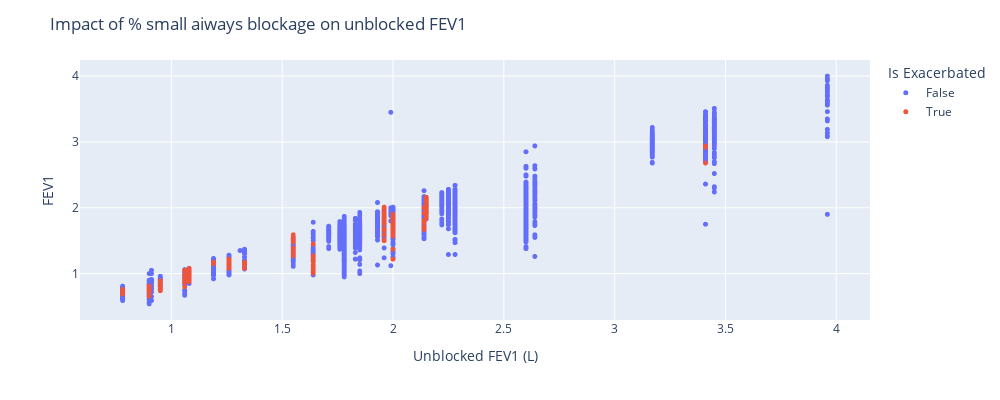

Notebook source saved alongside this figure:
### Code cell
O2_FEV1_factors = merge_pred_ex_labels_to(O2_FEV1, get_pred_ex_labels(datadir))

df_unblocked_factor=pd.DataFrame(columns=['ID,', 'Unblocked FEV1 (L)', 'Healthy FEV1 (L)'])
for id in O2_FEV1.ID.unique():
  # For a given patient id, filter the FEV1 measurements
  mask = O2_FEV1['ID'] == id
  O2_FEV1_patient = O2_FEV1[mask]
  # Find the unblocked FEV1 (L). We assume that, over the 6 months study period, the patient has done some measurements where he was not blocked
  # To avoid taking an outlier up, which is third highest FEV1 measurement
  rmax=O2_FEV1_patient['FEV1'].nlargest(3).iloc[-1]
  # Get the theoretical healthy FEV1 (L)
  healthy_fev1=O2_FEV1_patient['FEV1 Set As'].iloc[0]
  # Add the patient id, reversed max FEV1 and healthy FEV1 (L) to the dataframe
  new_row = pd.DataFrame({'ID': [id], 'Unblocked FEV1 (L)': [rmax], 'Healthy FEV1 (L)': [healthy_fev1]})
  df_unblocked_factor = pd.concat([df_unblocked_factor, new_row])

# Left join O2_FEV1_factors with df_unblocked_factor on ID
O2_FEV1_factors = pd.merge(O2_FEV1_factors, df_unblocked_factor, on='ID', how='left')

# Plot unblocked fev1 (L) in x, measured fev1 in y, and color by Is Exacerbated
fig = px.scatter(O2_FEV1_factors, x='Unblocked FEV1 (L)', y='FEV1', color='Is Exacerbated')
fig.update_layout(autosize=False, width=1000, height=400, title='Impact of % small airways blockage on unblocked FEV1')
fig.update_traces(marker=dict(size=5),
                  selector=dict(mode='markers'))
fig.show() 
# save figure
fig.write_image("{}/Factors - FEV1 vs unblocked FEV1 (L).pdf".format(plotsdir), width=1000, height=400)

### Figure 1 — Plotly figure (JSON) as saved in the notebook; plotly's stock layout.template omitted (floating-point values rounded to 4 significant figures; data arrays with more than 128 entries replaced by an {"elided": "..."} marker saying what was removed)
{"data": [{"hovertemplate": "Is Exacerbated=False<br>Unblocked FEV1 (L)=%{x}<br>FEV1=%{y}<extra></extra>", "legendgroup": "False", "marker": {"color": "#636efa", "size": 5, "symbol": "circle"}, "mode": "markers", "name": "False", "showlegend": true, "type": "scattergl", "x": {"elided": "2843 float values"}, "xaxis": "x", "y": {"elided": "2843 float values"}, "yaxis": "y"}, {"hovertemplate": "Is Exacerbated=True<br>Unblocked FEV1 (L)=%{x}<br>FEV1=%{y}<extra></extra>", "legendgroup": "True", "marker": {"color": "#EF553B", "size": 5, "symbol": "circle"}, "mode": "markers", "name": "True", "showlegend": true, "type": "scattergl", "x": {"elided": "210 float values"}, "xaxis": "x", "y": {"elided": "210 float values"}, "yaxis": "y"}], "layout": {"autosize": false, "height": 400, "legend": {"title": {"text": "Is Exacerbated"}, "tracegroupgap": 0}, "margin": {"t": 60}, "title": {"text": "Impact of % small aiways blockage on unblocked FEV1"}, "width": 1000, "xaxis": {"anchor": "y", "domain": [0, 1], "title": {"text": "Unblocked FEV1 (L)"}}, "yaxis": {"anchor": "x", "domain": [0, 1], "title": {"text": "FEV1"}}}}
